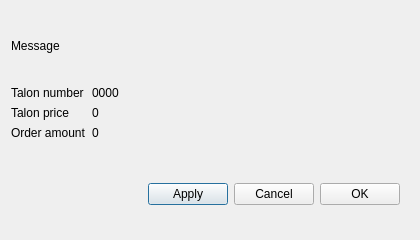
<?xml version="1.0" encoding="UTF-8"?>
<ui version="4.0">
 <class>DlgTalonRedeem</class>
 <widget class="QDialog" name="DlgTalonRedeem">
  <property name="geometry">
   <rect>
    <x>0</x>
    <y>0</y>
    <width>420</width>
    <height>240</height>
   </rect>
  </property>
  <property name="windowTitle">
   <string>Talon confirmation</string>
  </property>
  <layout class="QVBoxLayout" name="verticalLayout">
   <item>
    <widget class="QLabel" name="lbMessage">
     <property name="text">
      <string>Message</string>
     </property>
     <property name="wordWrap">
      <bool>true</bool>
     </property>
    </widget>
   </item>
   <item>
    <layout class="QFormLayout" name="formLayout">
     <item row="0" column="0">
      <widget class="QLabel" name="labelNumber">
       <property name="text">
        <string>Talon number</string>
       </property>
      </widget>
     </item>
     <item row="0" column="1">
      <widget class="QLabel" name="lbNumber">
       <property name="text">
        <string>0000</string>
       </property>
      </widget>
     </item>
     <item row="1" column="0">
      <widget class="QLabel" name="labelTalonPrice">
       <property name="text">
        <string>Talon price</string>
       </property>
      </widget>
     </item>
     <item row="1" column="1">
      <widget class="QLabel" name="lbTalonPrice">
       <property name="text">
        <string>0</string>
       </property>
      </widget>
     </item>
     <item row="2" column="0">
      <widget class="QLabel" name="labelOrderAmount">
       <property name="text">
        <string>Order amount</string>
       </property>
      </widget>
     </item>
     <item row="2" column="1">
      <widget class="QLabel" name="lbOrderAmount">
       <property name="text">
        <string>0</string>
       </property>
      </widget>
     </item>
    </layout>
   </item>
   <item>
    <widget class="QWidget" name="widgetButtons" native="true">
     <layout class="QHBoxLayout" name="horizontalLayout">
      <item>
       <spacer name="horizontalSpacer">
        <property name="orientation">
         <enum>Qt::Orientation::Horizontal</enum>
        </property>
        <property name="sizeHint" stdset="0">
         <size>
          <width>40</width>
          <height>20</height>
         </size>
        </property>
       </spacer>
      </item>
      <item>
       <widget class="QPushButton" name="btnApply">
        <property name="text">
         <string>Apply</string>
        </property>
       </widget>
      </item>
      <item>
       <widget class="QPushButton" name="btnCancel">
        <property name="text">
         <string>Cancel</string>
        </property>
       </widget>
      </item>
      <item>
       <widget class="QPushButton" name="btnOk">
        <property name="text">
         <string>OK</string>
        </property>
       </widget>
      </item>
     </layout>
    </widget>
   </item>
  </layout>
 </widget>
 <resources/>
 <connections/>
</ui>
